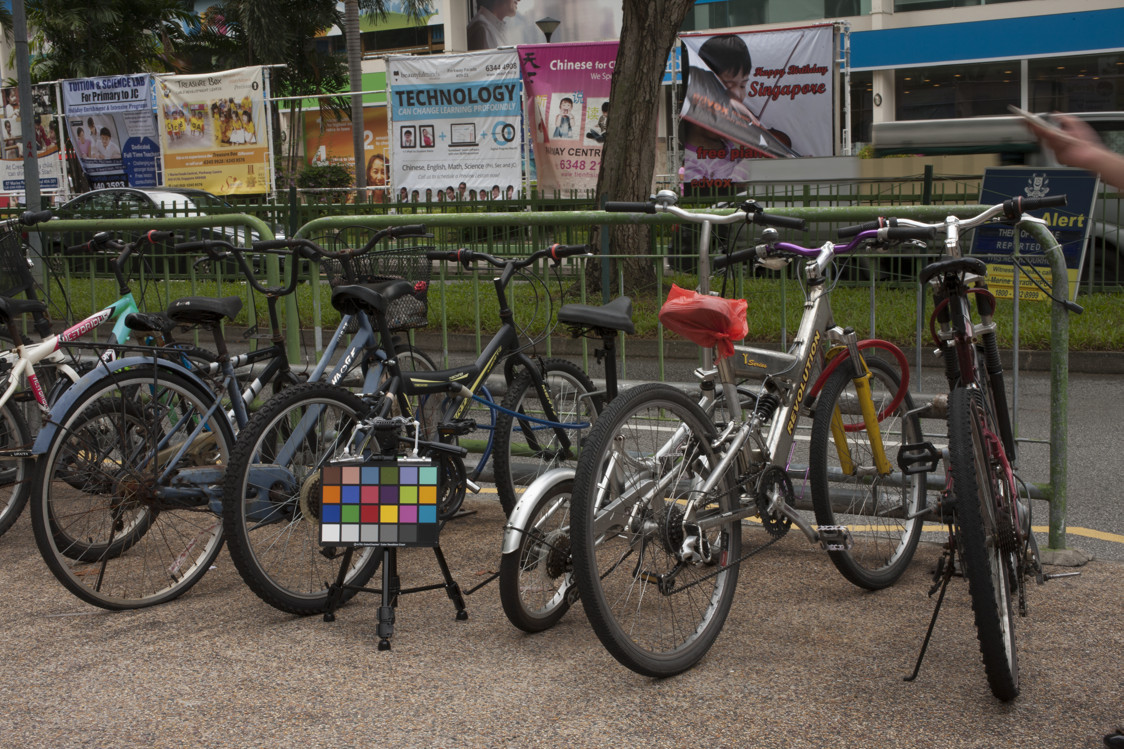
#> input picture A2-Color/ideal_wb.jpg, 1124 x 749 px
$ jupyter execute MV_A2.ipynb   (shell and % lines are left out)
#> lines starting #> are read from the running program, lines starting #| are printed output that depends on the picture
# Machine Vision
## Assignment 2 – Color

## Introduction

In this assignment, you will explore the concepts of white balance (WB), color transformations, and 2D scatter plots. The assignment is centered around two images from the [**Rendered WB dataset**](https://yorkucvil.github.io/projects/public_html/sRGB_WB_correction/dataset.html).
The first image, `incorrect_wb.jpg` (Figure 1a), exhibits an incorrect white balance with a noticeable blue color cast. In contrast, the second image, `ideal_wb.jpg` (Figure 1b) has been perfectly white-balanced using a color chart included in the scene. The third image (Figure 1c) shows the result of applying the gray world assumption for white balancing. Your goal is to implement this basic white balancing method. You will also visualize the effect of white balancing using 2D scatter plots in the CIELAB color space.

Before starting, please study [**Lecture 3**](https://moodle.oulu.fi/mod/page/view.php?id=2185532) (Light and color) and the example code in [**`Color.ipynb`**](https://github.com/jtheikkila/mvis/blob/master/jupyter/Color.ipynb).

Let us start by reading and visualizing the images:

[cell 1]
import cv2
import numpy as np
import matplotlib.pyplot as plt

# Read images (do not change the paths)
img_ideal = cv2.imread('ideal_wb.jpg')
#> img_ideal is the input picture: shape (749, 1124, 3); mean B, G, R 73.5, 81.8, 87.1
img_incorrect = cv2.imread('incorrect_wb.jpg')
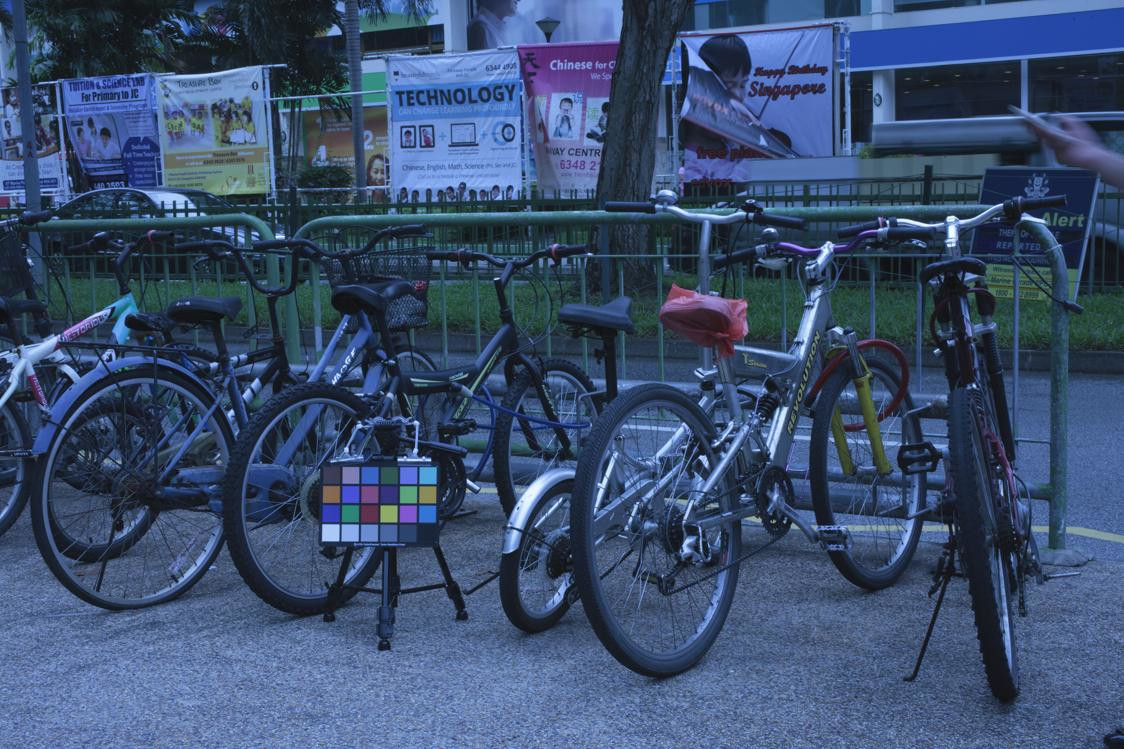
#> input picture A2-Color/incorrect_wb.jpg, 1124 x 749 px
#> img_incorrect is the input picture: shape (749, 1124, 3); mean B, G, R 111.1, 78.9, 59.2

# Convert from BGR to RGB
img_ideal = cv2.cvtColor(img_ideal, cv2.COLOR_BGR2RGB)
img_incorrect = cv2.cvtColor(img_incorrect, cv2.COLOR_BGR2RGB)

# Display both images side by side
plt.figure(figsize=(10,8))
plt.subplot(1,2,1)
plt.imshow(img_ideal)
plt.title('Ideal white balance')
plt.axis('off')

plt.subplot(1,2,2)
plt.imshow(img_incorrect)
plt.title('Incorrect white balance')
plt.axis('off')
plt.show()

## Task 1 – White balancing <span style="color: red;">(1.0 point)</span>

White balance (WB) ensures that objects in an image appear with consistent colors, regardless of the lighting conditions. It aims to normalize the effects of illumination, making objects appear as if they were under ideal “white light”. WB is performed by the camera’s integrated signal processor (ISP) on the raw-RGB image. This involves estimating the illumination in the scene and scaling each color channel to normalize the effect of the light source. After this, the ISP applies additional steps, such as a nonlinear gamma correction, to produce the final sRGB image.

In this task, we aim to correct the white balance of the image `incorrect_wb.jpg`. Since the raw-RGB image is not available, we perform the white balancing in the sRGB color space. Your task is to implement a basic WB method based on the **gray world assumption**, which assumes that the average intensity of each color channel (red, green, and blue) in a well-balanced image should be approximately equal. This is typically a reasonable assumption if we have a good distribution of colors in the image.

The aim is to multiply each color channel by a scaling factor to white balance the image. Mathematically, the correction can be defined as
$$
I'_c(x, y) = I_c(x, y) \cdot \frac{\mu}{\mu_c}, \quad \text{for } c \in \{R, G, B\}
$$
where:
- $I_c(x, y)$ is the intensity of channel $c$ at pixel $(x, y)$,
- $I'_c(x, y)$ is the corrected intensity,
- $\mu_c$ is the average intensity of channel $c$,
- $\mu = \frac{1}{3} (\mu_R + \mu_G + \mu_B)$ is the overall average intensity across all channels.

### Instructions
Complete the function `white_balance(img)` shown below. Your implementation should:
1. Compute the average intensity of each color channel $\mu_R$, $\mu_G$, and $\mu_B$.
2. Compute the overall average intensity $\mu$.
3. Calculate the scaling factor for each channel $\frac{\mu}{\mu_c}$.
4. Apply the scaling factors to the corresponding channels.
5. Ensure that all pixel values are clipped to the range [0, 255].

[cell 2]
def white_balance(img):

    img_corrected = img.copy()
    img_corrected = img_corrected.astype(np.float32)

    # ---------- YOUR CODE STARTS HERE -----------
    r, g, b = cv2.split(img_corrected)
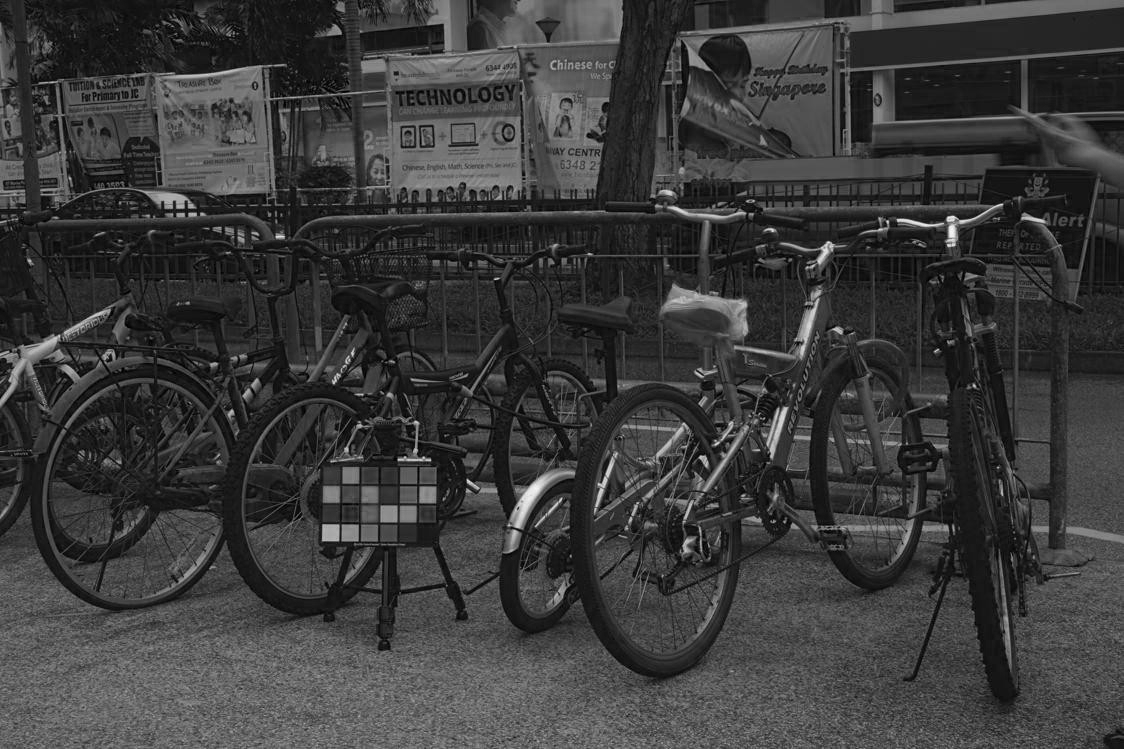
#> r: shape (749, 1124) float32; min 0, max 249, mean 59.2
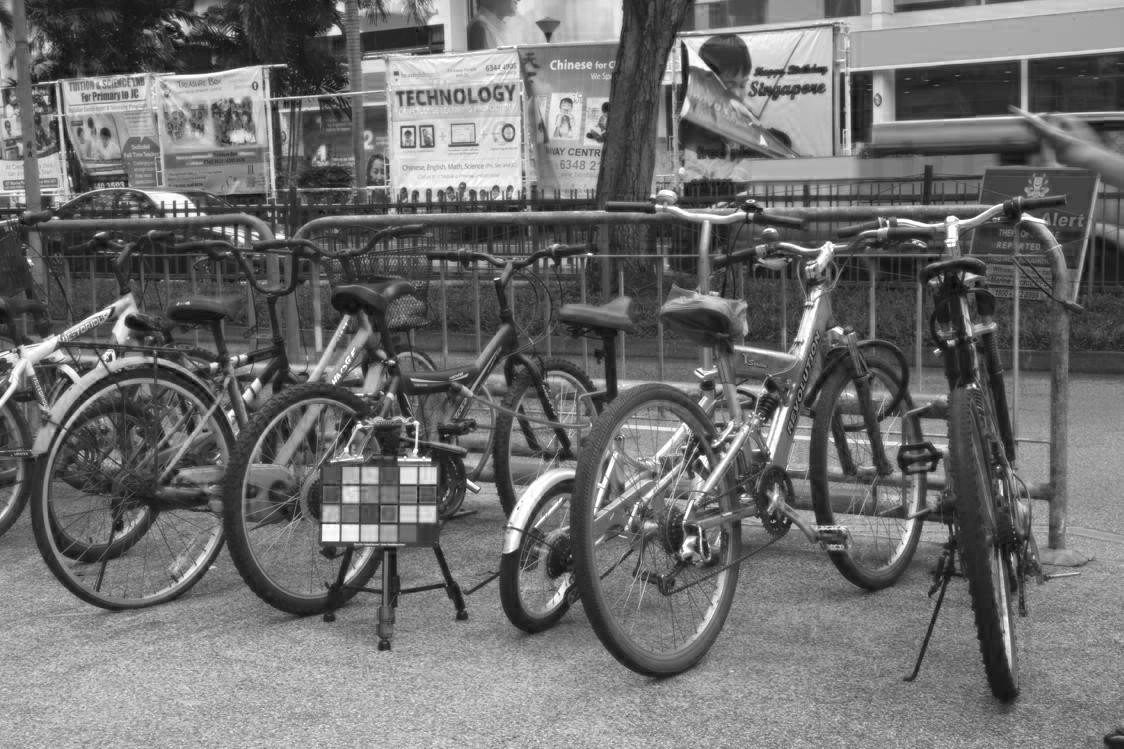
#> b: shape (749, 1124) float32; min 4, max 255, mean 111.1

    μR=np.mean(r)
#> μR = 59.2
    μG=np.mean(g)
#> μG = 78.86
    μB=np.mean(b)
#> μB = 111.1

    μ=(μR+μG+μB)/3
#> μ = 83.05

    Cor_r= r*(μ/μR)
    Cor_g= g*(μ/μG)
    Cor_b= b*(μ/μB)
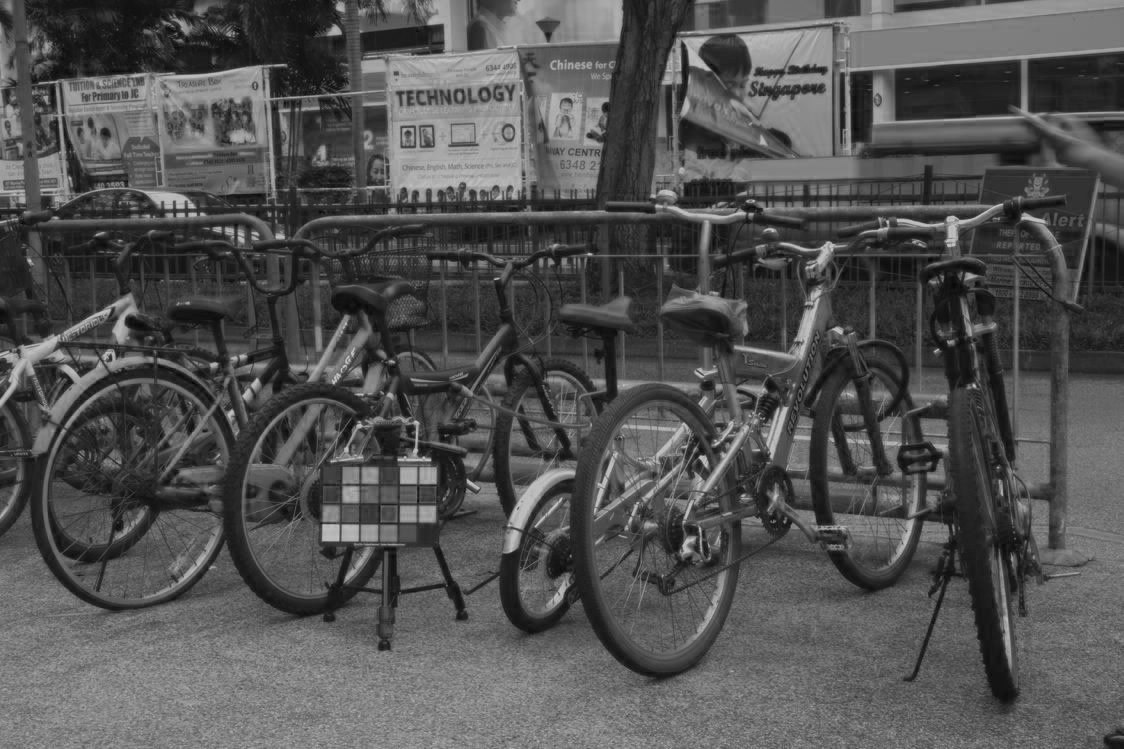
#> Cor_b: shape (749, 1124) float32; min 2.99, max 190.6, mean 83

    img_corrected=cv2.merge([Cor_r,Cor_g,Cor_b])

    # ----------- YOUR CODE ENDS HERE ------------

    # Clip and convert to uint8
    img_corrected = np.clip(img_corrected, 0, 255)
    img_corrected = img_corrected.astype(np.uint8)

    return img_corrected

[cell 3]
# LEAVE EMPTY

Run the following code cell after you have implemented `white_balance(img)`. The white balanced image should look similar to Figure 1c.

[cell 4]
img_wb = white_balance(img_incorrect)

# Display both images side by side
plt.figure(figsize=(12,8))
plt.subplot(1,2,1)
plt.imshow(img_ideal)
plt.title('Ideal white balance')
plt.axis('off')

plt.subplot(1,2,2)
plt.imshow(img_wb)
plt.title('Gray world assumption')
plt.axis('off')

## Task 2 – Scatter Plots <span style="color: red;">(1.0 point)</span>

In this task, you will visualize the effect of white balancing on the color distribution of an image in the CIELAB color space. The goal is to compare the 2D scatter plots of the incorrectly white-balanced image `img_incorrect`, gray-world white-balanced image `img_wb`, and ideally white-balanced image `img_ideal`. The 2D scatter plot should depict the distribution of pixel colors in the a* (green-red) and b* (blue-yellow) channels of the CIELAB color space. The example code in [**`Color.ipynb`**](https://github.com/jtheikkila/mvis/blob/master/jupyter/Color.ipynb) will help you to complete this task.

By creating these scatter plots, you will observe how the gray-world white balancing modifies the color distribution. Ideally, the scatter plot for the white-balanced image should closely resemble that of the ideal white-balanced image.

### Instructions
Implement the function `scatter_plot(img_rgb)` to generate 2D scatter plots.
1. Resize the input image by a factor of 4 to reduce computational overhead.
2. Convert the RGB image to the CIELAB color space using OpenCV.
3. Extract the `a*` and `b*` channels for the 2D scatter plot.
4. Use the RGB colors of the pixels to color the scatter plot markers.
5. Run the code cell to create and compare the scatter plots for `img_incorrect`, `img_ideal`, and `img_wb`. The resulting scatter plots should be similar (not identical) to those shown in Figure 1.

[cell 5]
from matplotlib.cbook import flatten
def scatter_plot(img_rgb):

    # ---------- YOUR CODE STARTS HERE -----------
    img = cv2.resize(img_rgb, (0,0), fx=0.25, fy=0.25)
    img = cv2.cvtColor(img, cv2.COLOR_RGB2LAB)
#> img: shape (187, 281, 3); mean of channels 0, 1, 2 83.7, 130.2, 107.6
    L,a,b = cv2.split(img)
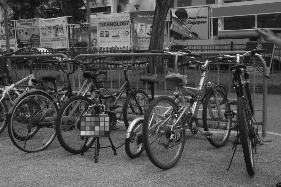
#> L: shape (187, 281); min 12, max 247, mean 83.7
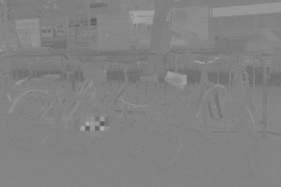
#> a: shape (187, 281); min 94, max 175, mean 130.2
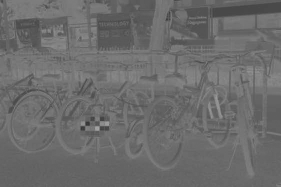
#> b: shape (187, 281); min 52, max 165, mean 107.6

    a_flat=a.flatten()
    b_flat=b.flatten()

    fig = plt.figure(figsize=(8,8))
    axis = fig.add_subplot(1, 1, 1)
    color=img.reshape(-1,3)/255
    axis.scatter(a_flat,b_flat, c=color, marker=".")
    axis.set_xlabel("a")
    axis.set_ylabel("b")

    # ----------- YOUR CODE ENDS HERE ------------

scatter_plot(img_incorrect)
scatter_plot(img_ideal)
#> in scatter_plot (call 2), `img = cv2.cvtColor(img, cv2.COLOR_RGB2LAB)`: img: shape (187, 281, 3); mean of channels 0, 1, 2 88, 128.9, 133.8
#> in scatter_plot (call 2), `L,a,b = cv2.split(img)`:
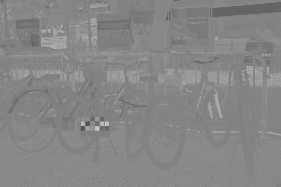
#> b: shape (187, 281); min 80, max 197, mean 133.8
scatter_plot(img_wb)
#> in scatter_plot (call 3), `img = cv2.resize(img_rgb, (0,0), fx=0.25, fy=0.25)`:
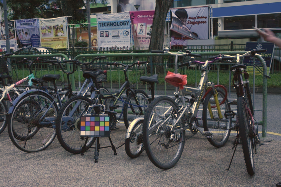
#> img: shape (187, 281, 3); mean R, G, B 82.5, 82.6, 82.6
#> in scatter_plot (call 3), `img = cv2.cvtColor(img, cv2.COLOR_RGB2LAB)`: img: shape (187, 281, 3); mean of channels 0, 1, 2 88.3, 128.2, 128.1
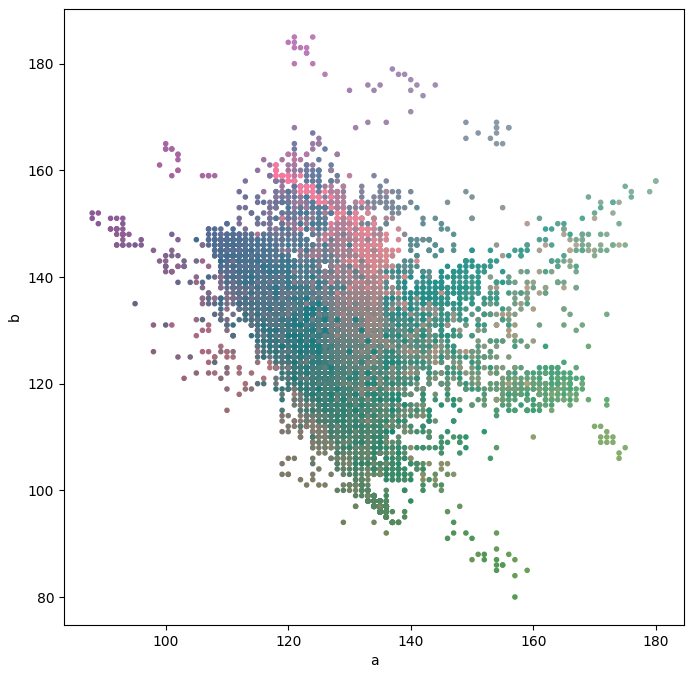
#> figure drawn by matplotlib, 1 panel
